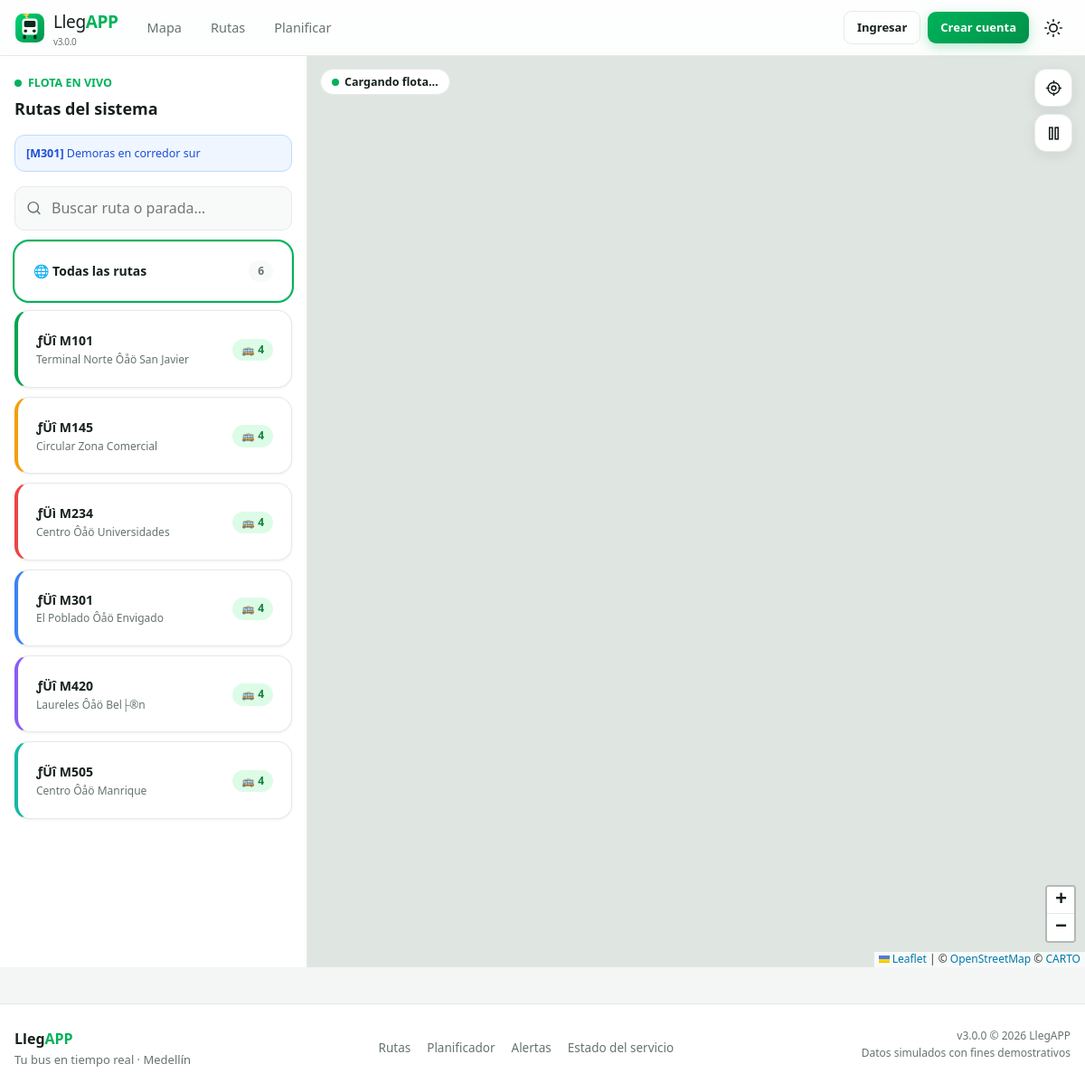
The page /pages/mapa.php on the database its author committed.
### tables this page shows
CREATE TABLE `system_alerts` (
  `id` int(11) NOT NULL AUTO_INCREMENT,
  `route_id` varchar(10) DEFAULT NULL,
  `severity` enum('info','media','alta','critica') NOT NULL DEFAULT 'info',
  `title` varchar(150) NOT NULL,
  `message` varchar(400) NOT NULL,
  `active` tinyint(1) NOT NULL DEFAULT 1,
  `starts_at` datetime DEFAULT NULL,
  `expires_at` datetime DEFAULT NULL,
  `created_by` char(36) DEFAULT NULL,
  `created_at` timestamp NOT NULL DEFAULT current_timestamp(),
  PRIMARY KEY (`id`),
  KEY `idx_sysalert_active` (`active`,`severity`),
  KEY `fk_sysalert_route` (`route_id`),
  CONSTRAINT `fk_sysalert_route` FOREIGN KEY (`route_id`) REFERENCES `routes` (`route_id`) ON DELETE SET NULL
);

CREATE TABLE `routes` (
  `route_id` varchar(10) NOT NULL,
  `name` varchar(120) NOT NULL,
  `short_name` varchar(20) DEFAULT NULL,
  `color` varchar(7) NOT NULL DEFAULT '#00A651',
  `emoji` varchar(8) NOT NULL DEFAULT '?',
  `description` varchar(255) DEFAULT NULL,
  `frequency_min` smallint(5) unsigned NOT NULL DEFAULT 10,
  `first_departure` time NOT NULL DEFAULT '05:00:00',
  `last_departure` time NOT NULL DEFAULT '22:30:00',
  `active` tinyint(1) NOT NULL DEFAULT 1,
  `created_at` timestamp NOT NULL DEFAULT current_timestamp(),
  PRIMARY KEY (`route_id`)
);

### config/seguridad.php (called while the page is built, shortened)
<?php
function e(?string $value): string {
    return htmlspecialchars((string)$value, ENT_QUOTES | ENT_SUBSTITUTE, 'UTF-8');
}

### includes/auth.php (called while the page is built, shortened)
<?php
function usuarioActual(): ?array {
    static $cache = false;
    if ($cache !== false) return $cache;
    $userId = $_SESSION['user_id'] ?? null;
    if (!$userId) return $cache = null;
}

### config/database.php (called while the page is built, shortened)
<?php
function db(): PDO {
    static $pdo = null;
    if ($pdo === null) {
        $dsn = 'mysql:host=' . DB_HOST . ';dbname=' . DB_NAME . ';charset=' . DB_CHARSET;
        try {
            $pdo = new PDO($dsn, DB_USER, DB_PASS, [
                PDO::ATTR_ERRMODE            => PDO::ERRMODE_EXCEPTION,
                PDO::ATTR_DEFAULT_FETCH_MODE => PDO::FETCH_ASSOC,
                PDO::ATTR_EMULATE_PREPARES   => false,
            ]);
        } catch (PDOException $e) {
            error_log('LLEGAPP3 BD: ' . $e->getMessage());
            throw new RuntimeException('No se pudo conectar a la base de datos. Verifica que MySQL esté activo y exista la BD "' . DB_NAME . '".');
        }
    }
    return $pdo;
}
function dbq(string $sql, array $params = []): PDOStatement {
    $stmt = db()->prepare($sql);
    $stmt->execute($params);
    return $stmt;
}
function dbAll(string $sql, array $params = []): array {
    return dbq($sql, $params)->fetchAll();
}

### includes/rutas.php (called while the page is built, shortened)
<?php
function obtenerRutas(bool $soloActivas = true): array {
    $where = $soloActivas ? 'WHERE r.active = 1' : '';
    return dbAll("
        SELECT r.*,
               (SELECT COUNT(*) FROM stops s WHERE s.route_id = r.route_id) AS total_paradas,
               (SELECT COUNT(*) FROM buses b WHERE b.route_id = r.route_id AND b.status = 'operando') AS total_buses
        FROM routes r $where
        ORDER BY r.route_id
    ");
}
function alertasSistemaActivas(): array {
    return dbAll("
        SELECT a.*, r.name AS route_name, r.color
        FROM system_alerts a LEFT JOIN routes r ON r.route_id = a.route_id
        WHERE a.active = 1 AND (a.expires_at IS NULL OR a.expires_at > NOW())
        ORDER BY FIELD(a.severity,'critica','alta','media','info'), a.created_at DESC
        LIMIT 10
    ");
}

### pages/mapa.php (the view, shortened to what this page needs)
<?php
require_once dirname(__DIR__) . '/includes/auth.php';
require_once dirname(__DIR__) . '/includes/rutas.php';
$rutaFiltro = preg_replace('/[^A-Za-z0-9]/', '', $_GET['ruta'] ?? '');
$rutas = obtenerRutas();
$alertas = alertasSistemaActivas();
require dirname(__DIR__) . '/includes/header.php';
?>
<div class="map-layout">
    <aside class="map-sidebar">
        <div style="margin-bottom:14px">
            <span class="live-indicator"><span class="live-dot"></span> FLOTA EN VIVO</span>
            <h2 style="font-size:18px;margin-top:4px">Rutas del sistema</h2>
        </div>
        <?php if ($alertas): ?>
            <?php foreach (array_slice($alertas, 0, 2) as $a): ?>
            <div class="alert <?= in_array($a['severity'], ['critica','alta']) ? 'alert-danger' : 'alert-info' ?>" style="font-size:12.5px;padding:10px 12px">
                <?= $a['route_id'] ? "<strong>[{$a['route_id']}]</strong> " : '' ?><?= e($a['title']) ?>
            </div>
            <?php endforeach; ?>
        <?php endif; ?>
        <div class="search-box" style="margin-bottom:12px">
            <svg viewBox="0 0 24 24"><circle cx="11" cy="11" r="8"/><path d="M21 21l-4.35-4.35"/></svg>
            <input type="search" class="input" id="buscarRutaSidebar" placeholder="Buscar ruta o parada…" autocomplete="off">
        </div>
        <div id="listaRutasSidebar">
            <button type="button" class="card card-hover ruta-item flex-between" data-ruta=""
                    style="width:100%;text-align:left;margin-bottom:10px;<?= $rutaFiltro === '' ? 'outline:2px solid var(--primary)' : '' ?>">
                <strong style="font-size:14px">🌐 Todas las rutas</strong>
                <span class="badge badge-neutral"><?= count($rutas) ?></span>
            </button>
            <?php foreach ($rutas as $r): ?>
            <button type="button"
                    class="card card-hover ruta-item"
                    data-ruta="<?= e($r['route_id']) ?>"
                    data-buscar="<?= e(mb_strtolower($r['name'] . ' ' . $r['route_id'])) ?>"
                    style="width:100%;text-align:left;margin-bottom:10px;border-left:4px solid <?= e($r['color']) ?>;
                           <?= $rutaFiltro === $r['route_id'] ? 'outline:2px solid var(--primary)' : '' ?>">
                <div class="flex-between">
                    <div>
                        <strong style="font-size:14px"><?= e($r['emoji']) ?> <?= e($r['short_name'] ?: $r['route_id']) ?></strong>
                        <p style="font-size:12px;color:var(--text-muted);max-width:200px;white-space:nowrap;overflow:hidden;text-overflow:ellipsis"><?= e($r['name']) ?></p>
                    </div>
                    <div style="text-align:right">
                        <span class="badge badge-success" title="Buses operando">🚌 <?= (int)$r['total_buses'] ?></span>
                    </div>
                </div>
            </button>
            <?php endforeach; ?>
        </div>
    </aside>
    <section class="map-canvas">
        <div id="mapaLeaflet"></div>
        <div class="map-toolbar">
            <button type="button" class="map-tool-btn" id="btnMiUbicacion" title="Centrar en mi ubicación">
                <svg viewBox="0 0 24 24"><circle cx="12" cy="12" r="3"/><path d="M12 2v3M12 19v3M2 12h3M19 12h3"/><circle cx="12" cy="12" r="8"/></svg>
            </button>
            <button type="button" class="map-tool-btn" id="btnSeguirActivo" title="Pausar/reanudar actualización">
                <svg viewBox="0 0 24 24"><rect x="6" y="4" width="4" height="16"/><rect x="14" y="4" width="4" height="16"/></svg>
            </button>
        </div>
        <div id="contadorFlota" class="chip" style="position:absolute;top:14px;left:14px;z-index:800;background:var(--surface)">
            <span class="live-dot"></span> <span id="txtFlota">Cargando flota…</span>
        </div>
    </section>
</div>
<?php
require dirname(__DIR__) . '/includes/footer.php';
?>

### includes/header.php (shortened to what this page needs)
<?php
require_once __DIR__ . '/auth.php';
$currentUser = usuarioActual();
$bodyClass = ($pageBodyClass ?? '') . (isset($_COOKIE['theme']) && $_COOKIE['theme'] === 'dark' ? ' dark-theme' : ' light-theme');
$notifCount = 0;
$menuPrincipal = [
    ['url' => '/pages/mapa.php',       'label' => 'Mapa',        'icon' => 'map'],
    ['url' => '/pages/rutas.php',      'label' => 'Rutas',       'icon' => 'route'],
    ['url' => '/pages/planificador.php','label' => 'Planificar', 'icon' => 'compass'],
];
?>
<!DOCTYPE html>
<html lang="es">
<head>
<link rel="stylesheet" href="https://unpkg.com/leaflet@1.9.4/dist/leaflet.css">
<link rel="stylesheet" href="<?= APP_BASE ?>/assets/css/styles.css?v=<?= APP_VERSION ?>">
</head>
<body class="<?= e(trim($bodyClass)) ?>" data-base="<?= APP_BASE ?>" data-page="<?= e($GLOBALS['dataPage'] ?? '') ?>">
<header class="topbar" id="topbar">
    <div class="topbar-inner container">
        <a href="<?= APP_BASE ?>/index.php" class="brand" aria-label="LlegAPP inicio">
            <span class="brand-logo" aria-hidden="true"><?= file_get_contents(dirname(__DIR__) . '/assets/img/logo.svg') ?: '' ?></span>
            <span class="brand-text">Lleg<b>APP</b><small>v<?= APP_VERSION ?></small></span>
        </a>
        <nav class="main-nav" aria-label="Navegación principal">
            <?php foreach ($menuPrincipal as $item): ?>
                <a href="<?= APP_BASE . $item['url'] ?>" class="nav-link"><?= $item['label'] ?></a>
            <?php endforeach; ?>
        </nav>
        <div class="topbar-actions">
            <?php if ($currentUser): ?>
                <button type="button" class="icon-btn" id="btnNotificaciones" aria-label="Notificaciones" onclick="location.href='<?= APP_BASE ?>/pages/notificaciones.php'">
                    <svg viewBox="0 0 24 24"><path d="M18 8A6 6 0 0 0 6 8c0 7-3 9-3 9h18s-3-2-3-9"/><path d="M13.73 21a2 2 0 0 1-3.46 0"/></svg>
                    <?php if ($notifCount > 0): ?><span class="badge-notif" id="badgeNotif"><?= $notifCount > 99 ? '99+' : $notifCount ?></span><?php endif; ?>
                </button>
                <div class="user-menu" id="userMenu">
                    <button type="button" class="avatar-btn" id="avatarBtn" aria-haspopup="true" aria-expanded="false"
                            style="--av:<?= e($currentUser['avatar_color'] ?: colorAvatar($currentUser['name'])) ?>">
                        <?= e(inicialesNombre($currentUser['name'])) ?>
                    </button>
                    <div class="dropdown-menu" role="menu" hidden>
                        <div class="dropdown-header">
                            <strong><?= e($currentUser['name']) ?></strong>
                            <span><?= e($currentUser['email']) ?></span>
                        </div>
                        <a role="menuitem" href="<?= APP_BASE ?>/pages/perfil.php">Mi perfil</a>
                        <a role="menuitem" href="<?= APP_BASE ?>/pages/favoritos.php">Favoritos</a>
                        <a role="menuitem" href="<?= APP_BASE ?>/pages/historial.php">Historial</a>
                        <?php if ($currentUser['role'] === 'admin'): ?>
                        <a role="menuitem" href="<?= APP_BASE ?>/admin/dashboard.php">Panel de administración</a>
                        <?php endif; ?>
                        <hr>
                        <form method="post" action="<?= APP_BASE ?>/processes/logout.php">
                            <?= csrfField() ?>
                            <button type="submit" class="dropdown-logout">Cerrar sesión</button>
                        </form>
                    </div>
                </div>
            <?php else: ?>
                <a href="<?= APP_BASE ?>/pages/login.php" class="btn btn-ghost btn-sm">Ingresar</a>
                <a href="<?= APP_BASE ?>/pages/registro.php" class="btn btn-primary btn-sm">Crear cuenta</a>
            <?php endif; ?>
            <button type="button" class="icon-btn theme-toggle" id="themeToggle" aria-label="Cambiar tema">
                <svg viewBox="0 0 24 24" class="icon-sun"><circle cx="12" cy="12" r="5"/><path d="M12 1v2M12 21v2M4.22 4.22l1.42 1.42M18.36 18.36l1.42 1.42M1 12h2M21 12h2M4.22 19.78l1.42-1.42M18.36 5.64l1.42-1.42"/></svg>
            </button>
        </div>
    </div>
</header>
<main class="app-main" id="contenido-principal">

### includes/footer.php (shortened to what this page needs)
</main>
<footer class="app-footer">
    <div class="container footer-inner">
        <div class="footer-brand">
            <strong>Lleg<b>APP</b></strong>
            <p>Tu bus en tiempo real · Medellín</p>
        </div>
        <div class="footer-links">
            <a href="<?= APP_BASE ?>/pages/rutas.php">Rutas</a>
            <a href="<?= APP_BASE ?>/pages/planificador.php">Planificador</a>
            <a href="<?= APP_BASE ?>/pages/alertas.php">Alertas</a>
            <a href="<?= APP_BASE ?>/offline.php">Estado del servicio</a>
        </div>
        <div class="footer-meta">
            <span>v<?= APP_VERSION ?> © <?= date('Y') ?> LlegAPP</span>
            <span>Datos simulados con fines demostrativos</span>
        </div>
    </div>
</footer>
</body>
</html>

### rows shown on the page
system_alerts: route "M301", title "Demoras en corredor sur"
routes: emoji "­ƒÜî", short_name "M101", name "Terminal Norte Ôåö San Javier", total_buses "4"
routes: emoji "­ƒÜî", short_name "M145", name "Circular Zona Comercial", total_buses "4"
routes: emoji "­ƒÜì", short_name "M234", name "Centro Ôåö Universidades", total_buses "4"
routes: emoji "­ƒÜî", short_name "M301", name "El Poblado Ôåö Envigado", total_buses "4"
routes: emoji "­ƒÜî", short_name "M420", name "Laureles Ôåö Bel├®n", total_buses "4"
routes: emoji "­ƒÜî", short_name "M505", name "Centro Ôåö Manrique", total_buses "4"

### other values the page prints
APP_VERSION "3.0.0"
$item['label'] "Mapa"
$item['label'] "Rutas"
$item['label'] "Planificar"
count($rutas) "6"
